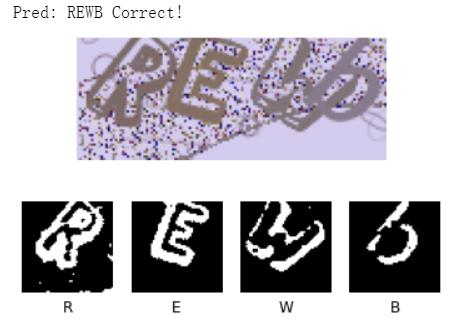
#> input picture intro.jpg, 471 x 328 px
$ python -i preprocess_v3.py   (imports and definitions only)
#> lines starting #> are read from the running program, lines starting #| are printed output that depends on the picture; after the words box and inside, x2 and y2 are one past the last pixel; in counts of white or black regions, pixels touching at a corner belong together
from PIL import Image
import cv2
import numpy as np
import matplotlib.pyplot as plt
import os
from tqdm import tqdm

DATA_RAW_DIR = '../img_correct'
DATA_FRAME_DIR = 'dataset'
CHAR_WIDTH = 30

def func_img4(img4):
    _, thres = cv2.threshold(img4,0,255,cv2.THRESH_BINARY + cv2.THRESH_OTSU)
    kernel1 = cv2.getStructuringElement(cv2.MORPH_RECT ,(2,1))
    close1 = cv2.morphologyEx(thres,cv2.MORPH_CLOSE,kernel1, iterations=1)
    blur1 = cv2.medianBlur(close1, 3)

    kernel2 = cv2.getStructuringElement(cv2.MORPH_RECT, (1,2))
    close2 = cv2.morphologyEx(thres,cv2.MORPH_CLOSE,kernel2, iterations=1)
    blur2 = cv2.medianBlur(close2, 3)

    ret = blur1 if np.average(blur1[:, :40]) <= np.average(blur2[:, :40]) else blur2
    return ret

# [105 lines left out: functions func_subtract, img_crop, cropping, gen_images, main, not called in this run]

# [2 lines not run here, left out]

>>> import cv2
>>> picture = cv2.imread('intro.jpg', cv2.IMREAD_GRAYSCALE)
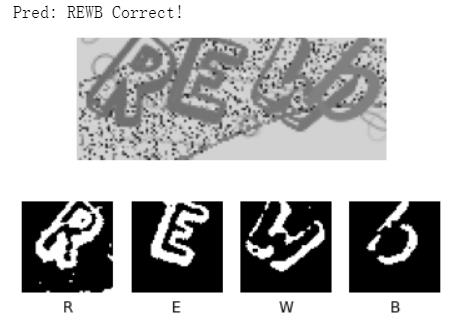
#> picture: shape (328, 471); min 0, max 255, mean 187
>>> result = func_img4(picture)
#> in func_img4, `_, thres = cv2.threshold(img4,0,255,cv2.THRESH_BINARY + cv2.THRESH_OTSU)`:
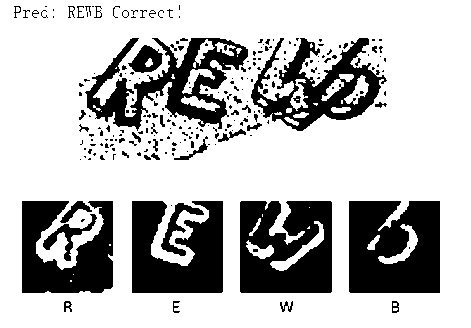
#> thres: shape (328, 471); 72.9% white; 230 black regions (184 under 20 px), largest, box (x1, y1, x2, y2) and area: (349, 201, 440, 293) 7569, (240, 201, 332, 293) 7090, (132, 201, 223, 293) 6171
#> in func_img4, `close1 = cv2.morphologyEx(thres,cv2.MORPH_CLOSE,kernel1, iterations=1)`:
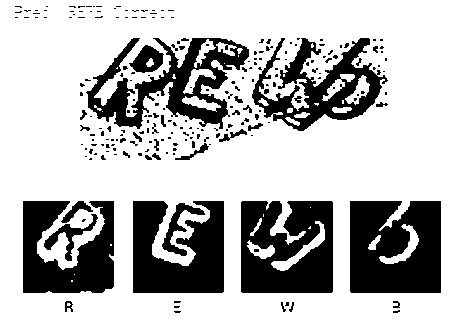
#> close1: shape (328, 471); 73.1% white; 224 black regions (187 under 20 px), largest, box (x1, y1, x2, y2) and area: (350, 201, 441, 293) 7569, (241, 201, 333, 293) 7090, (133, 201, 224, 293) 6171
#> in func_img4, `blur1 = cv2.medianBlur(close1, 3)`:
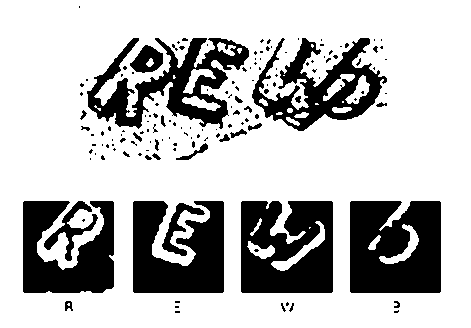
#> blur1: shape (328, 471); 73.6% white; 145 black regions (115 under 20 px), largest, box (x1, y1, x2, y2) and area: (350, 201, 441, 293) 7572, (241, 201, 333, 293) 7106, (133, 201, 224, 293) 6173
#> in func_img4, `close2 = cv2.morphologyEx(thres,cv2.MORPH_CLOSE,kernel2, iterations=1)`:
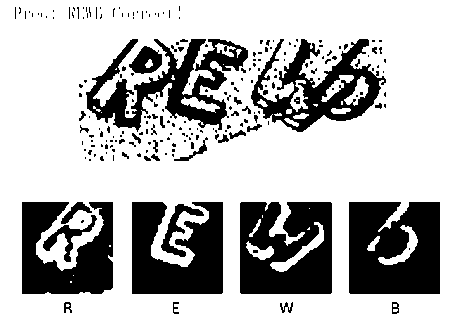
#> close2: shape (328, 471); 73.1% white; 217 black regions (179 under 20 px), largest, box (x1, y1, x2, y2) and area: (349, 202, 440, 294) 7569, (240, 202, 332, 294) 7087, (132, 202, 223, 294) 6171
#> in func_img4, `blur2 = cv2.medianBlur(close2, 3)`:
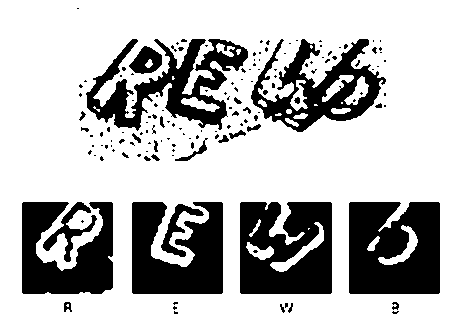
#> blur2: shape (328, 471); 73.5% white; 147 black regions (116 under 20 px), largest, box (x1, y1, x2, y2) and area: (349, 202, 440, 294) 7572, (240, 202, 332, 294) 7104, (132, 202, 223, 294) 6173
